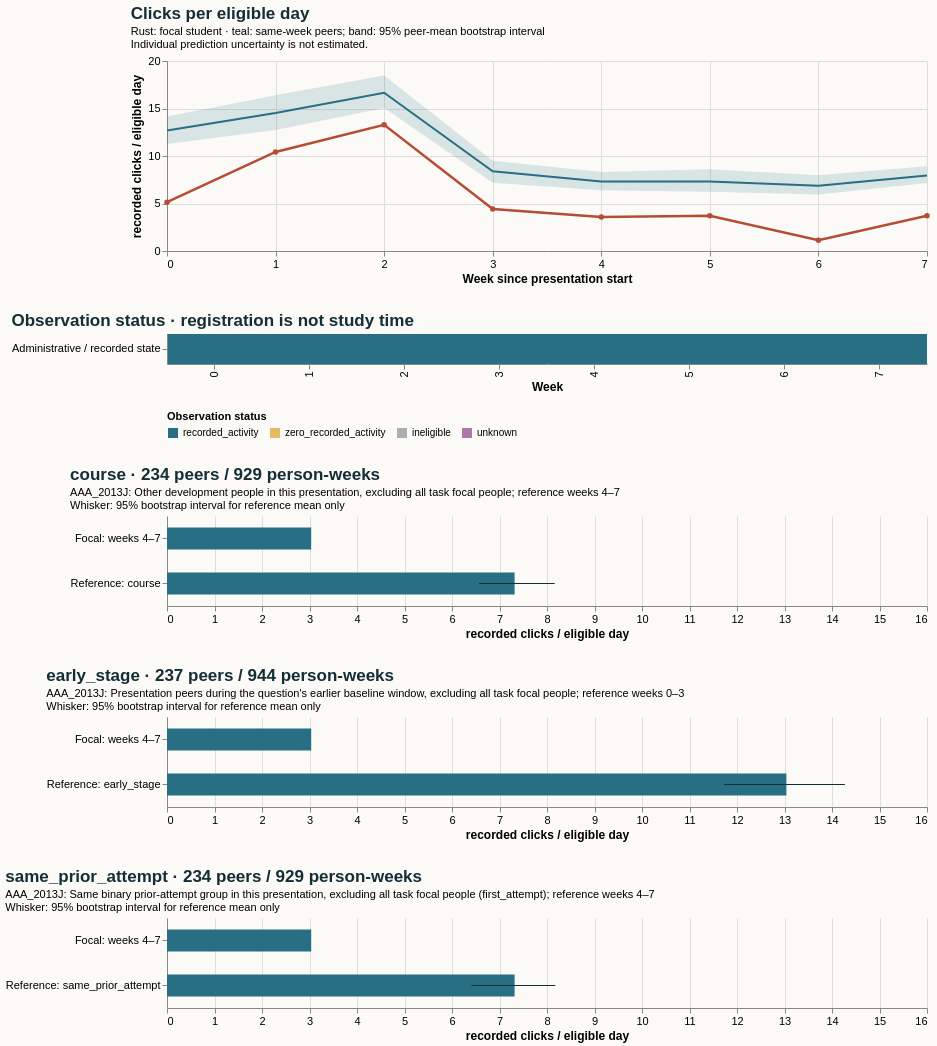

This figure's Vega-Lite source:
### Vega-Lite specification from a JSON file in a GitHub repository (floating-point values rounded to 4 significant figures)
{"$schema": "https://vega.github.io/schema/vega-lite/v5.20.1.json", "config": {"axis": {"labelFontSize": 11, "titleFontSize": 12}, "background": "#fbfaf7", "font": "sans-serif", "title": {"anchor": "start", "color": "#142e38", "fontSize": 17, "subtitleFontSize": 11}, "view": {"continuousHeight": 300, "continuousWidth": 300, "stroke": null}}, "datasets": {"data-05947fdf5f105a310354a385aa935838": [{"end_day": 6, "focal_value": 5.143, "peer_ci_high": 14.15, "peer_ci_low": 11.25, "peer_mean": 12.69, "peer_observations": 237, "peer_people": 237, "reference": "course", "unit": "recorded clicks / eligible day", "week": 0}, {"end_day": 13, "focal_value": 10.43, "peer_ci_high": 16.39, "peer_ci_low": 12.73, "peer_mean": 14.52, "peer_observations": 237, "peer_people": 237, "reference": "course", "unit": "recorded clicks / eligible day", "week": 1}, {"end_day": 20, "focal_value": 13.29, "peer_ci_high": 18.48, "peer_ci_low": 15.06, "peer_mean": 16.66, "peer_observations": 235, "peer_people": 235, "reference": "course", "unit": "recorded clicks / eligible day", "week": 2}, {"end_day": 27, "focal_value": 4.429, "peer_ci_high": 9.499, "peer_ci_low": 7.173, "peer_mean": 8.392, "peer_observations": 235, "peer_people": 235, "reference": "course", "unit": "recorded clicks / eligible day", "week": 3}, {"end_day": 34, "focal_value": 3.571, "peer_ci_high": 8.323, "peer_ci_low": 6.404, "peer_mean": 7.32, "peer_observations": 233, "peer_people": 233, "reference": "course", "unit": "recorded clicks / eligible day", "week": 4}, {"end_day": 41, "focal_value": 3.714, "peer_ci_high": 8.611, "peer_ci_low": 6.247, "peer_mean": 7.327, "peer_observations": 232, "peer_people": 232, "reference": "course", "unit": "recorded clicks / eligible day", "week": 5}, {"end_day": 48, "focal_value": 1.143, "peer_ci_high": 7.961, "peer_ci_low": 5.951, "peer_mean": 6.876, "peer_observations": 232, "peer_people": 232, "reference": "course", "unit": "recorded clicks / eligible day", "week": 6}, {"end_day": 55, "focal_value": 3.714, "peer_ci_high": 8.927, "peer_ci_low": 7.167, "peer_mean": 7.954, "peer_observations": 232, "peer_people": 232, "reference": "course", "unit": "recorded clicks / eligible day", "week": 7}], "data-433b191ed5fb192e33bec4bfab449a1b": [{"hi": null, "lo": null, "series": "Focal: weeks 4–7", "value": 3.036}, {"hi": 8.162, "lo": 6.572, "series": "Reference: course", "value": 7.318}], "data-575b578ab558de2443c91f74dec2c1d2": [{"hi": null, "lo": null, "series": "Focal: weeks 4–7", "value": 3.036}, {"hi": 14.27, "lo": 11.73, "series": "Reference: early_stage", "value": 13.04}], "data-68c42e6db3b2f3fbc1ac10e194bbd770": [{"eligible_days": 7.0, "end_day": 6, "logging_completeness": "unknown", "observation_status": "recorded_activity", "row": "Administrative / recorded state", "score_status": "withheld_release_time_unknown", "start_day": 0, "value": 5.143, "week": 0}, {"eligible_days": 7.0, "end_day": 13, "logging_completeness": "unknown", "observation_status": "recorded_activity", "row": "Administrative / recorded state", "score_status": "withheld_release_time_unknown", "start_day": 7, "value": 10.43, "week": 1}, {"eligible_days": 7.0, "end_day": 20, "logging_completeness": "unknown", "observation_status": "recorded_activity", "row": "Administrative / recorded state", "score_status": "withheld_release_time_unknown", "start_day": 14, "value": 13.29, "week": 2}, {"eligible_days": 7.0, "end_day": 27, "logging_completeness": "unknown", "observation_status": "recorded_activity", "row": "Administrative / recorded state", "score_status": "withheld_release_time_unknown", "start_day": 21, "value": 4.429, "week": 3}, {"eligible_days": 7.0, "end_day": 34, "logging_completeness": "unknown", "observation_status": "recorded_activity", "row": "Administrative / recorded state", "score_status": "withheld_release_time_unknown", "start_day": 28, "value": 3.571, "week": 4}, {"eligible_days": 7.0, "end_day": 41, "logging_completeness": "unknown", "observation_status": "recorded_activity", "row": "Administrative / recorded state", "score_status": "withheld_release_time_unknown", "start_day": 35, "value": 3.714, "week": 5}, {"eligible_days": 7.0, "end_day": 48, "logging_completeness": "unknown", "observation_status": "recorded_activity", "row": "Administrative / recorded state", "score_status": "withheld_release_time_unknown", "start_day": 42, "value": 1.143, "week": 6}, {"eligible_days": 7.0, "end_day": 55, "logging_completeness": "unknown", "observation_status": "recorded_activity", "row": "Administrative / recorded state", "score_status": "withheld_release_time_unknown", "start_day": 49, "value": 3.714, "week": 7}], "data-7f3d1174b8490a591d82d13599d52e18": [{"hi": null, "lo": null, "series": "Focal: weeks 4–7", "value": 3.036}, {"hi": 8.174, "lo": 6.409, "series": "Reference: same_prior_attempt", "value": 7.318}]}, "resolve": {"scale": {"color": "independent"}}, "spacing": 28, "vconcat": [{"data": {"name": "data-05947fdf5f105a310354a385aa935838"}, "height": 190, "layer": [{"encoding": {"x": {"axis": {"tickMinStep": 1}, "field": "week", "title": "Week since presentation start", "type": "quantitative"}, "y": {"field": "peer_ci_low", "scale": {"zero": true}, "title": "recorded clicks / eligible day", "type": "quantitative"}, "y2": {"field": "peer_ci_high"}}, "mark": {"color": "#286f83", "opacity": 0.16, "type": "area"}}, {"encoding": {"tooltip": [{"field": "week", "type": "quantitative"}, {"field": "peer_mean", "type": "quantitative"}, {"field": "peer_people", "type": "quantitative"}, {"field": "peer_observations", "type": "quantitative"}], "x": {"field": "week", "type": "quantitative"}, "y": {"field": "peer_mean", "type": "quantitative"}}, "mark": {"color": "#286f83", "strokeWidth": 2, "type": "line"}}, {"encoding": {"tooltip": [{"field": "week", "type": "quantitative"}, {"field": "focal_value", "type": "quantitative"}], "x": {"field": "week", "type": "quantitative"}, "y": {"field": "focal_value", "type": "quantitative"}}, "mark": {"color": "#b64c35", "point": {"color": "#b64c35"}, "strokeWidth": 2.5, "type": "line"}}], "title": {"subtitle": ["Rust: focal student · teal: same-week peers; band: 95% peer-mean bootstrap interval", "Individual prediction uncertainty is not estimated."], "text": "Clicks per eligible day"}, "width": 760}, {"data": {"name": "data-68c42e6db3b2f3fbc1ac10e194bbd770"}, "encoding": {"color": {"field": "observation_status", "legend": {"labelLimit": 260, "orient": "bottom"}, "scale": {"domain": ["recorded_activity", "zero_recorded_activity", "ineligible", "unknown"], "range": ["#286f83", "#e4bb64", "#aaaeb3", "#ac78a5"]}, "title": "Observation status", "type": "nominal"}, "tooltip": [{"field": "week", "type": "quantitative"}, {"field": "eligible_days", "type": "quantitative"}, {"field": "observation_status", "type": "nominal"}, {"field": "logging_completeness", "type": "nominal"}], "x": {"field": "week", "title": "Week", "type": "ordinal"}, "y": {"field": "row", "title": null, "type": "nominal"}}, "height": 30, "mark": {"type": "rect"}, "title": "Observation status · registration is not study time", "width": 760}, {"data": {"name": "data-433b191ed5fb192e33bec4bfab449a1b"}, "height": 90, "layer": [{"encoding": {"x": {"field": "value", "scale": {"domain": [0, 14.99], "zero": true}, "title": "recorded clicks / eligible day", "type": "quantitative"}, "y": {"field": "series", "sort": null, "title": null, "type": "nominal"}}, "mark": {"color": "#286f83", "size": 22, "type": "bar"}}, {"encoding": {"x": {"field": "lo", "type": "quantitative"}, "x2": {"field": "hi"}, "y": {"field": "series", "sort": null, "title": null, "type": "nominal"}}, "mark": {"color": "#142e38", "type": "rule"}}], "title": {"subtitle": ["AAA_2013J: Other development people in this presentation, excluding all task focal people; reference weeks 4–7", "Whisker: 95% bootstrap interval for reference mean only"], "text": "course · 234 peers / 929 person-weeks"}, "width": 760}, {"data": {"name": "data-575b578ab558de2443c91f74dec2c1d2"}, "height": 90, "layer": [{"encoding": {"x": {"field": "value", "scale": {"domain": [0, 14.99], "zero": true}, "title": "recorded clicks / eligible day", "type": "quantitative"}, "y": {"field": "series", "sort": null, "title": null, "type": "nominal"}}, "mark": {"color": "#286f83", "size": 22, "type": "bar"}}, {"encoding": {"x": {"field": "lo", "type": "quantitative"}, "x2": {"field": "hi"}, "y": {"field": "series", "sort": null, "title": null, "type": "nominal"}}, "mark": {"color": "#142e38", "type": "rule"}}], "title": {"subtitle": ["AAA_2013J: Presentation peers during the question's earlier baseline window, excluding all task focal people; reference weeks 0–3", "Whisker: 95% bootstrap interval for reference mean only"], "text": "early_stage · 237 peers / 944 person-weeks"}, "width": 760}, {"data": {"name": "data-7f3d1174b8490a591d82d13599d52e18"}, "height": 90, "layer": [{"encoding": {"x": {"field": "value", "scale": {"domain": [0, 14.99], "zero": true}, "title": "recorded clicks / eligible day", "type": "quantitative"}, "y": {"field": "series", "sort": null, "title": null, "type": "nominal"}}, "mark": {"color": "#286f83", "size": 22, "type": "bar"}}, {"encoding": {"x": {"field": "lo", "type": "quantitative"}, "x2": {"field": "hi"}, "y": {"field": "series", "sort": null, "title": null, "type": "nominal"}}, "mark": {"color": "#142e38", "type": "rule"}}], "title": {"subtitle": ["AAA_2013J: Same binary prior-attempt group in this presentation, excluding all task focal people (first_attempt); reference weeks 4–7", "Whisker: 95% bootstrap interval for reference mean only"], "text": "same_prior_attempt · 234 peers / 929 person-weeks"}, "width": 760}]}
